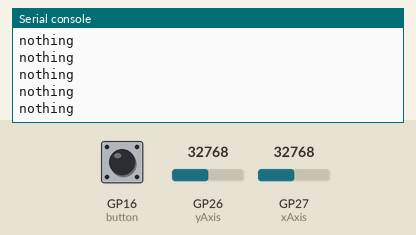
Recording of a program running on a simulated Raspberry Pi Pico running MicroPython. Shown: the last lines printed to the serial console. Inputs (shaded band) come from the test bench; at power-on: GP26 (yAxis) = 32768, GP16 (button) HIGH, GP27 (xAxis) = 32768 (analog values on the 0–65535 scale).

Above: at 1.2 s.
1.3 s: GP26 (yAxis) set to 29345
At 1.31 s:
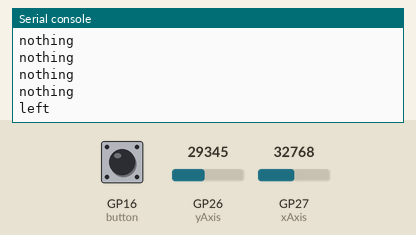
2.8 s: GP26 (yAxis) set to 60655
At 2.81 s:
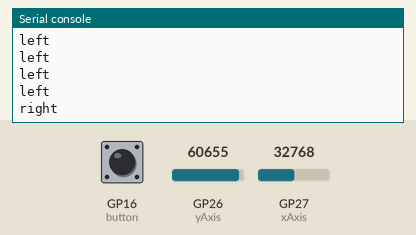

Measured:
- after the input at 1.3 s, the serial console: prints a new line at once (image 1)
- after the input at 2.8 s, the serial console: prints a new line at once (image 2)

The program:

main.py
```python
from machine import Pin, ADC
import utime

xAxis = ADC(Pin(27))
yAxis = ADC(Pin(26))
button = Pin(16,Pin.IN, Pin.PULL_UP)
currentStatus = ""

while True:
    xValue = xAxis.read_u16()
    yValue = yAxis.read_u16()
    buttonValue = button.value()
    xStatus = "middle"
    yStatus = "middle"
    buttonStatus = "not pressed"

    #print("X: ", xValue)
    #print("Y: ", yValue)
    #print("")

    if yValue <= 30000:
        xStatus = "left"
    elif yValue >= 60000:
        xStatus = "right"
    if xValue >= 60000:
        yStatus = "up"
    elif xValue <= 30000:
        yStatus = "down"
    if buttonValue == 0:
        buttonStatus = "pressed"
    #print("X: " + xStatus + ", Y: " + yStatus + " -- button " + buttonStatus)


    if xStatus is not "middle" and yStatus == "middle" and buttonStatus == "not pressed":
        currentStatus = xStatus
    elif yStatus is not "middle" and xStatus == "middle" and buttonStatus == "not pressed":
        currentStatus = yStatus
    elif xStatus == "middle" and yStatus == "middle" and buttonStatus == "pressed":
        currentStatus = buttonStatus
    elif xStatus == "middle" and yStatus == "middle" and buttonStatus == "not pressed":
        currentStatus = "nothing"

    print(currentStatus)

    utime.sleep(0.1)

    
```
